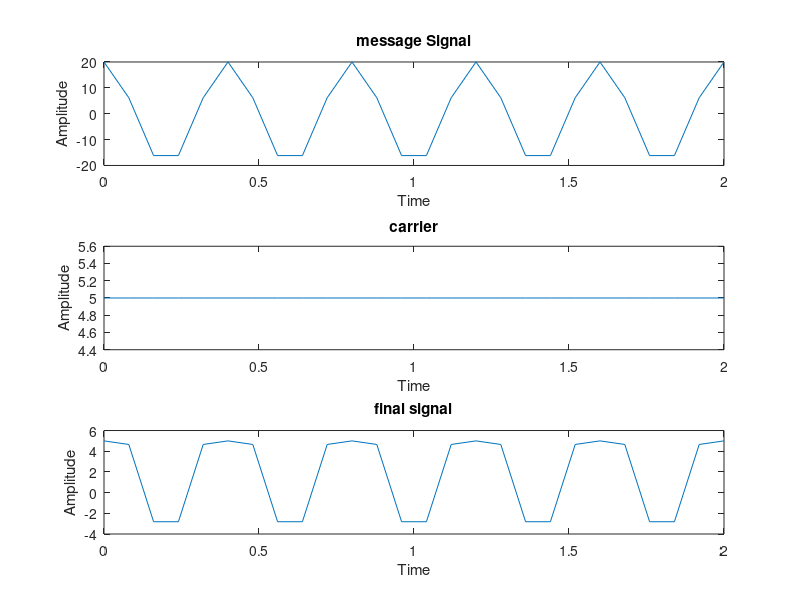

Write MATLAB code to recreate this figure.
clear all;
t=0:0.080:2;
Amsg=20;
Acar=05;
fmsg=10;
fcar=150;
kf=7;

msg=Amsg*cos(2*pi*fmsg*t);
subplot(3,1,1);
plot(t,msg);
xlabel('Time');
ylabel('Amplitude');
title('message Signal');
carr=Acar*cos(2*pi*fcar*t);
subplot(3,1,2);
plot(t,carr);
xlabel('Time');
ylabel('Amplitude');
title('carrier');

mod_wave=Acar*cos(2*pi*fcar*t+kf.*sin(2*pi*fmsg*t));
subplot(3,1,3);
plot(t,mod_wave);
xlabel('Time');
ylabel('Amplitude');
title('final signal');
